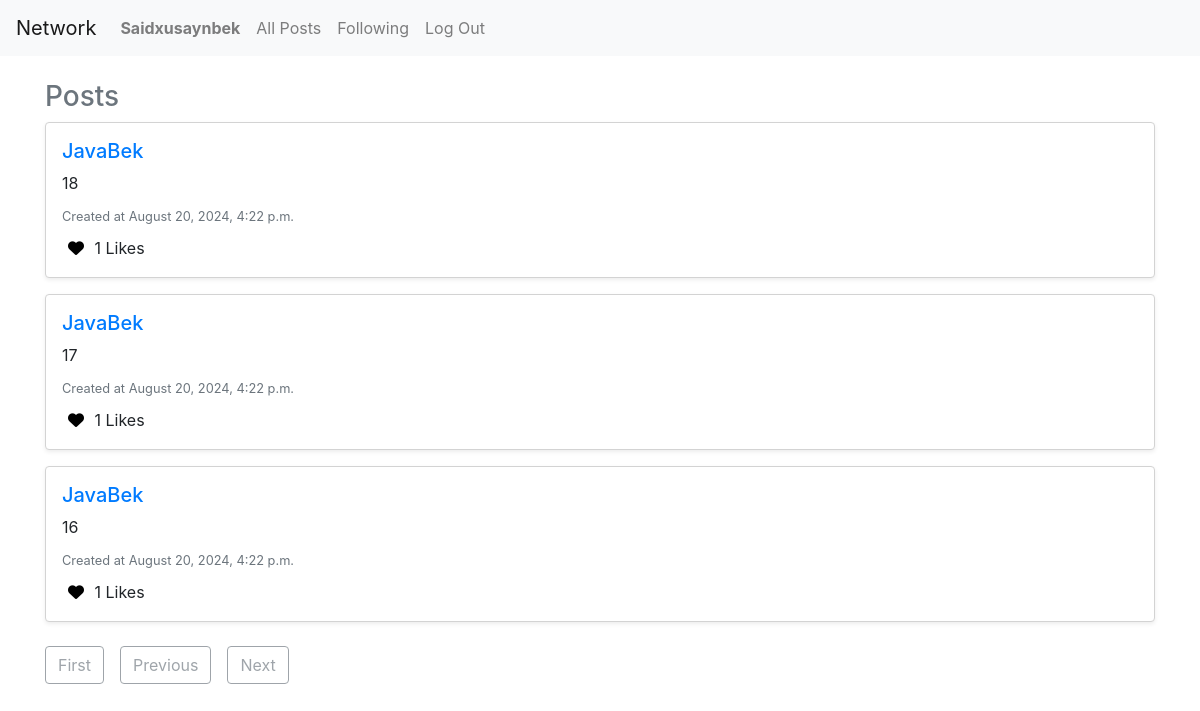
Page /following (signed in) on the committed database.
### network/models.py (models this page shows, shortened)
class User(AbstractUser):
    following = models.ManyToManyField('self', symmetrical=False, related_name='follower')

class Post(models.Model):
    user = models.ForeignKey("User", on_delete=models.CASCADE, related_name="owner")
    content = models.CharField(max_length=300)
    timestap = models.DateTimeField(auto_now_add=True)
    likes = models.ManyToManyField(User, related_name='liked_posts', blank=True)

### network/views.py (the view)
# urls.py: path('following', views.following, name='following'),
def following(request):
    following_users = request.user.following.all()
    posts = Post.objects.filter(user__in=following_users).order_by('-timestap')
    paginator = Paginator(posts, 10)  # Show 10 posts per page
    page_number = request.GET.get('page')
    page_obj = paginator.get_page(page_number)
    return render(request, 'network/following.html', {
        'posts': posts,
        'page_obj': page_obj,
    })

### network/templates/network/following.html
{%extends 'network/layout.html' %}
{% block body %}
<div class="container mt-4 pb-5">
    <div class="posts-section mt-4">
        <h3 class="text-secondary">Posts</h3>
        {% if page_obj.object_list %}
            {% for post in page_obj.object_list %}
                <div id="new-post" class="post bg-white p-3 mb-3 rounded shadow-sm" data-post-id='{{post.id}}'>
                    <h5 class="text-dark"><a href='{% url 'profile' username=post.user %}'>{{ post.user }}</a></h5>
                    <p id='content' class="mb-2">{{ post.content }}</p>
                    <small class="text-muted">Created at {{ post.timestap|date:"F j, Y, g:i a" }}</small>
                    <div class='d-flex justify-content-between'>
                        <div class="mt-2">
                            <button id='like' class="i-btn">
                                <i class="{% if user in post.likes.all %}fa-solid{% else %}fa-regular{% endif %} fa-heart"></i>
                            </button>
                            <span id='likes-count'>{{post.likes.count}} Likes</span>
                        </div>
                    </div>
                </div>
            {% endfor %}
        {% else %}
            <p class="text-muted">No posts available.</p>
        {% endif %}
    </div>
    <div class="pagination mt-4">
        <div class="d-flex justify-content-between">
            {% if page_obj.has_previous %}
                <a class="btn btn-outline-primary mr-3" href="?page=1">First</a>
                <a class="btn btn-outline-primary mr-3" href="?page={{ page_obj.previous_page_number }}">Previous</a>
            {% else %}
                <span class="btn btn-outline-secondary disabled mr-3">First</span>
                <span class="btn btn-outline-secondary disabled mr-3">Previous</span>
            {% endif %}
            {% if page_obj.has_next %}
                <a class="btn btn-outline-primary mr-3" href="?page={{ page_obj.next_page_number }}">Next</a>
            {% else %}
                <span class="btn btn-outline-secondary disabled mr-3">Next</span>
            {% endif %}
        </div>
    </div>
</div>
{% endblock %}

### network/templates/network/layout.html (shortened to what this page needs)
{% load static %}
<!DOCTYPE html>
<html lang="en">
    <head>
        <link rel="stylesheet" href="https://stackpath.bootstrapcdn.com/bootstrap/4.4.1/css/bootstrap.min.css">
        <link rel="stylesheet" href="https://cdnjs.cloudflare.com/ajax/libs/font-awesome/6.0.0-beta3/css/all.min.css">
        <link href="{% static 'network/styles.css' %}" rel="stylesheet">
    </head>
    <body>
        <nav class="navbar navbar-expand-lg navbar-light bg-light">
            <a class="navbar-brand" href="{% url 'index'%}">Network</a>
            <div>
              <ul class="navbar-nav mr-auto">
                {% if user.is_authenticated %}
                    <li class="nav-item">
                        <a class="nav-link" href="{% url 'profile' username=user.username %}"><strong>{{ user.username }}</strong></a>
                    </li>
                {% endif %}
                <li class="nav-item">
                  <a class="nav-link" href="{% url 'allposts' %}">All Posts</a>
                </li>
                {% if user.is_authenticated %}
                    <li class="nav-item">
                        <a class="nav-link" href="{% url 'following' %}">Following</a>
                    </li>
                    <li class="nav-item">
                        <a class="nav-link" href="{% url 'logout' %}">Log Out</a>
                    </li>
                {% endif %}
              </ul>
            </div>
          </nav>
        <div class="body">
            {% block body %}{% endblock %}
        </div>
    </body>
</html>

### network/static/network/styles.css (style rules this page uses)
#new-post { border: 1px lightgray solid; padding: 15px; margin-bottom: 20px; }
#new-post .i-btn { border: none; background-color: transparent; }

### rows in the picture
User: username "Saidxusaynbek"
Post: user "JavaBek", content "18", timestap "August 20, 2024, 4:22 p.m.", likes.count "1"
Post: user "JavaBek", content "17", timestap "August 20, 2024, 4:22 p.m.", likes.count "1"
Post: user "JavaBek", content "16", timestap "August 20, 2024, 4:22 p.m.", likes.count "1"
